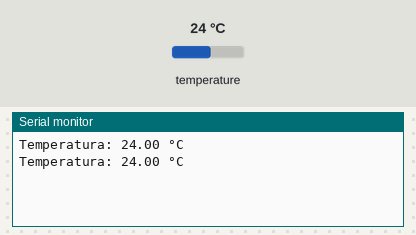
A sketch run on a simulated ESP32. On the bench: the last lines printed to the serial monitor. The test bench sets the inputs (shaded band); at power-on: temperature 24 °C.

Above: at 3.3 s.
3.4 s: temperature set to 12 °C
At 5.5 s:
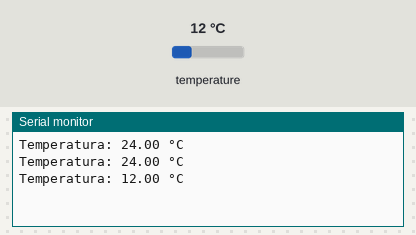
5.9 s: temperature set to 19 °C
At 7.0 s:
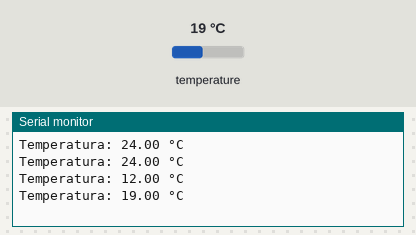
Timing chart, 0 to 8.9 s (numbered marks = the images above; inputs shaded):
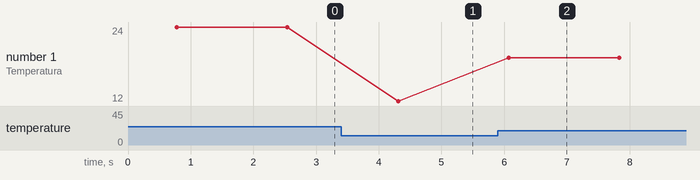

Measured:
- after the input at 3.4 s, the serial monitor: prints a new line after 0.91 s (image 1)
- after the input at 5.9 s, the serial monitor: prints a new line after 0.17 s (image 2)
- plotted number 1: 24 → 12 after the input at 3.4 s, 12 → 19 after the input at 5.9 s

The sketch:

esp32temp.ino
```cpp
#include <OneWire.h>
#include <DallasTemperature.h>

// Definimos el pin de datos
#define ONE_WIRE_BUS 4

OneWire oneWire(ONE_WIRE_BUS);
DallasTemperature sensors(&oneWire);

void setup() {
  Serial.begin(115200);
  sensors.begin();
}

void loop() {
  sensors.requestTemperatures();
  float temperatureC = sensors.getTempCByIndex(0);

  Serial.print("Temperatura: ");
  Serial.print(temperatureC);
  Serial.println(" °C");

  delay(1000);
}
```
